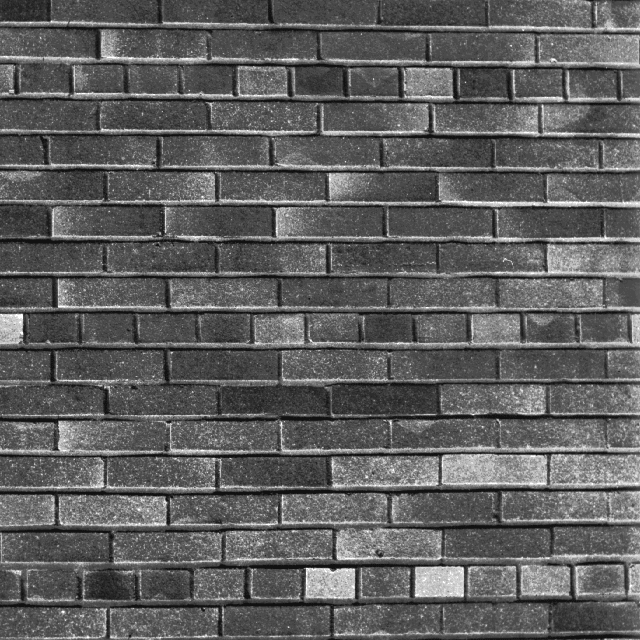
#> input picture bricks1.png, 640 x 640 px
$ python main.py
#> lines starting #> are read from the running program, lines starting #| are printed output that depends on the picture
import cv2
import numpy as np
import matplotlib.pyplot as plt


# верхняя поверхность u_δ(i,j)
def calcuate_u(img, max_delta):
    width, height = img.shape
    u = np.zeros((max_delta + 1, width + 1, height + 1))

    for i in range(0, width):
        for j in range(0, height):
            u[0][i][j] = img[i][j]
            for d in range(1, max_delta + 1):
                u[d][i][j] = max(u[d-1][i][j] + 1,
                                 max(u[d-1][i+1][j+1], u[d-1][i-1][j+1],
                                     u[d-1][i+1][j-1], u[d-1][i-1][j-1]))
    return u


# нижняя повехность b_δ(i,j)
def calcuate_b(img, max_delta):
    width, height = img.shape
    b = np.zeros((max_delta + 1, width + 1, height + 1))

    for i in range(0, width):
        for j in range(0, height):
            b[0][i][j] = img[i][j]
            for d in range(1, max_delta + 1):
                b[d][i][j] = min(b[d-1][i][j] - 1,
                                 min(b[d-1][i+1][j+1], b[d-1][i-1][j+1],
                                     b[d-1][i+1][j-1], b[d-1][i-1][j-1]))
    return b


# объем δ-параллельного тела
def calcuate_vol(img, max_delta):
    width, height = img.shape
    u = calcuate_u(img, max_delta)
    b = calcuate_b(img, max_delta)
    vol = np.zeros(max_delta + 1)

    for d in range(1, max_delta + 1):
        sum = 0
        for i in range(0, width):
            for j in range(0, height):
                sum += u[d][i][j] - b[d][i][j]
        vol[d] = sum

    return vol


# площадь поверхности фрактала А_δ
def calculate_A(img, max_delta):
    A = np.zeros(max_delta + 1)
    vol = calcuate_vol(img, max_delta)

    for d in range(1, max_delta + 1):
        A[d] = (vol[d] - vol[d-1]) / 2

    return A


# фрактальная размерность
def calculate_D(img_path, max_delta, cell_size):
#> called with img_path = '../bricks1.png', max_delta = 2, cell_size = 10
    img = cv2.imread(img_path, cv2.IMREAD_GRAYSCALE)
#> img is the input picture: shape (640, 640); min 17, max 255, mean 95
    width, height = img.shape
#> width = 640; height = 640

    cell_width = int(width / cell_size)
#> cell_width = 64
    cell_heigth = int(height / cell_size)
#> cell_heigth = 64
    A = np.zeros((cell_width, cell_heigth, max_delta + 1))

    for i in range(0, cell_width):
        for j in range(0, cell_heigth):
            cell_img = img[j*cell_size:cell_size *
                           (j+1), i*cell_size:cell_size*(i+1)]
            a = calculate_A(cell_img, max_delta)
            for d in range(1, max_delta + 1):
                A[i][j][d] = a[d]
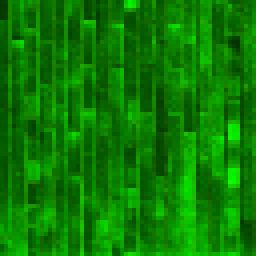
#> A: shape (64, 64, 3) float64 (shown 4 times larger); mean of channels 0, 1, 2 0, 5398, 510.3; drawn with min black and max white

    sum_A = []
    for d in range(1, max_delta + 1):
        sum = 0
        for i in range(0, cell_width):
            for j in range(0, cell_heigth):
                sum += A[i][j][d]
        sum_A.append(sum)

    return 2 - np.polyfit(np.log(sum_A), np.log(np.arange(1, max_delta+1)), 1)[0] * (-1)


paths = ["../bricks1.png", "../leukemia.jpg", "../textpaper.jpg"]
fig, ax = plt.subplots()

for path in paths:
    print(path)
    res = []
    cell_range = range(10, 120, 5)

    for cell in cell_range:
#> (the run stopped early here; a loop or call above may not have finished)
